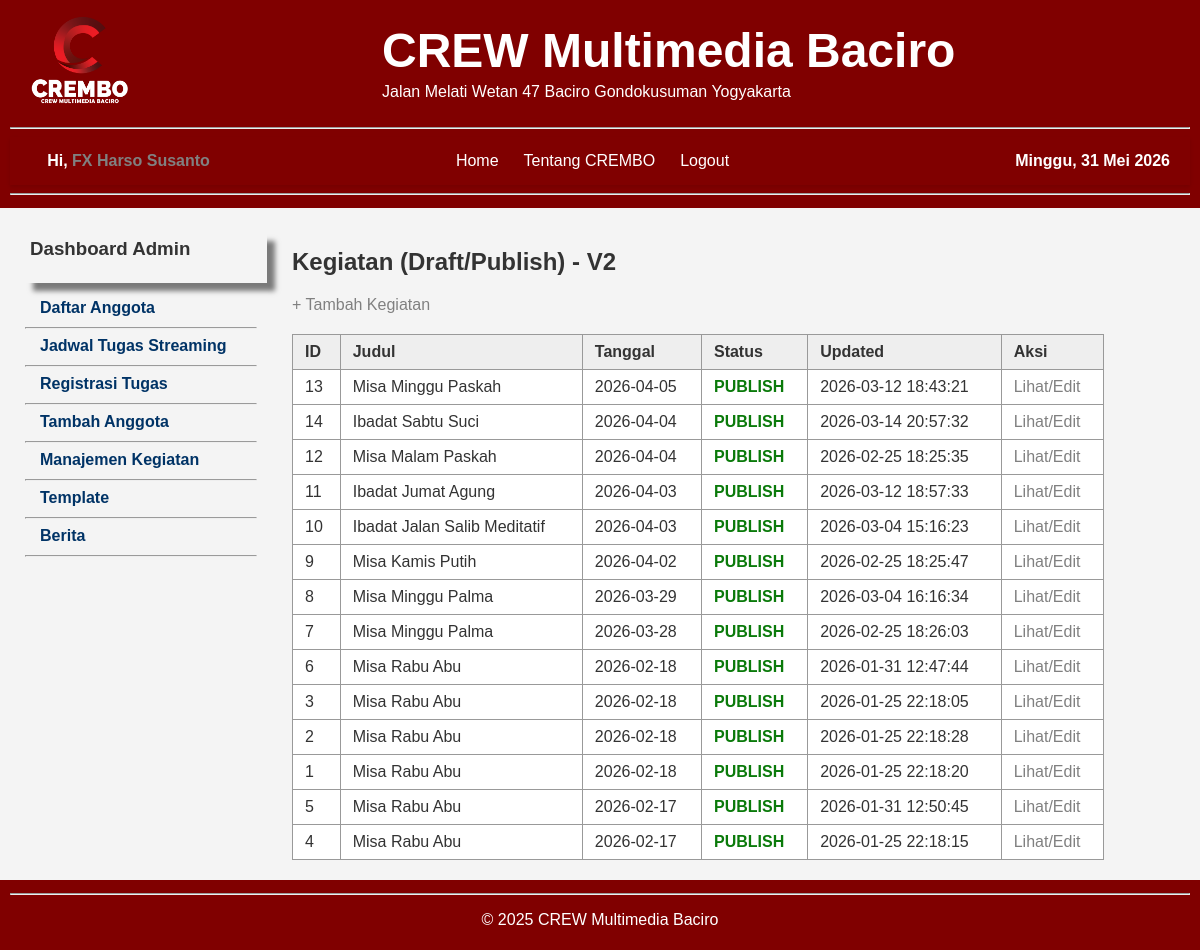
The app's page /admin/kegiatan/v2 (signed in) with its own data.
### tables this page shows
CREATE TABLE anggota (
   id INTEGER PRIMARY KEY AUTOINCREMENT,
   nama TEXT,
   username TEXT,
   telp TEXT,
   password TEXT,
   role TEXT
, tgl_lahir TEXT, email TEXT);

CREATE TABLE kegiatan (
                id INTEGER PRIMARY KEY AUTOINCREMENT,
                judul TEXT NOT NULL,
                tanggal TEXT NOT NULL,
                status TEXT NOT NULL DEFAULT 'draft',
                misa_json TEXT NOT NULL DEFAULT '[]',
                created_at TEXT NOT NULL,
                updated_at TEXT NOT NULL
            , misa_ke INTEGER);

### app.py (the view)
@app.route('/admin/kegiatan/v2')
def admin_kegiatan_v2_list():
    if 'username' not in session or session.get('role') != 'admin':
        return redirect(url_for('login'))
    ensure_table_kegiatan()
    with sqlite3.connect(DB_NAME) as conn:
        conn.row_factory = sqlite3.Row
        c = conn.cursor()
        c.execute("""
            SELECT id, judul, tanggal, status, updated_at
            FROM kegiatan
            ORDER BY tanggal DESC, id DESC
        """)
        rows = c.fetchall()
    return render_template('admin_kegiatan_v2_list.html', rows=rows)

### app.py (called while the page is built)
def ensure_table_kegiatan():
    with sqlite3.connect(DB_NAME) as conn:
        c = conn.cursor()
        c.execute("""
            CREATE TABLE IF NOT EXISTS kegiatan (
                id INTEGER PRIMARY KEY AUTOINCREMENT,
                judul TEXT NOT NULL,
                tanggal TEXT NOT NULL,
                status TEXT NOT NULL DEFAULT 'draft',
                misa_json TEXT NOT NULL DEFAULT '[]',
                created_at TEXT NOT NULL,
                updated_at TEXT NOT NULL
            )
        """)
        conn.commit()

### templates/admin_kegiatan_v2_list.html
{% extends "base.html" %}
{% block content %}
<h2>Kegiatan (Draft/Publish) - V2</h2>
<p>
  <a href="{{ url_for('admin_kegiatan_form') }}">+ Tambah Kegiatan</a>
</p>
<table border="1" cellpadding="8" cellspacing="0" style="width:100%; border-collapse:collapse;">
  <tr>
    <th>ID</th>
    <th>Judul</th>
    <th>Tanggal</th>
    <th>Status</th>
    <th>Updated</th>
    <th>Aksi</th>
  </tr>
  {% for r in rows %}
  <tr>
    <td>{{ r.id }}</td>
    <td>{{ r.judul }}</td>
    <td>{{ r.tanggal }}</td>
    <td>
      {% if r.status == 'draft' %}
        <b style="color:#b36b00;">DRAFT</b>
      {% else %}
        <b style="color:#0a7a0a;">PUBLISH</b>
      {% endif %}
    </td>
    <td>{{ r.updated_at }}</td>
    <td>
      <a href="{{ url_for('admin_kegiatan_v2_edit', kegiatan_id=r.id) }}">Lihat/Edit</a>
    </td>
  </tr>
  {% endfor %}
</table>
{% endblock %}

### templates/base.html (shortened to what this page needs)
<!DOCTYPE html>
<html lang="id">
<head>
    <link rel="stylesheet" href="{{ url_for('static', filename='style.css') }}">
</head>
<body>
<header>
    <div class="header-container">
        <div class="header-left">
            <img src="{{ url_for('static', filename='Logow.png') }}" alt="Logo" class="logo">
        </div>
         <div class="header-right">
            <h1 class="judul-besar">CREW Multimedia Baciro</h1>
            <p class="alamat">Jalan Melati Wetan 47 Baciro Gondokusuman  Yogyakarta</p>
        </div>
    </div>
    <hr>
<nav class="nav-bar">
    <div class="nav-container">
        <div class="nav-left">
            {% if session.get('username') %}
                <div class="user-info">
                    <b> Hi, <a href="{{ url_for('profil') }}">{{ nama }}</a></b>
                </div>
            {% endif %}
        </div>
        <div class="nav-center">
        <ul class="menu">
            {% if session.get('username') %}
                {% if session.get('role') == 'admin' %}
                     <li><a href="{{ url_for('dashboard') }}">Home</a></li>
                     <li><a href="#">Tentang CREMBO</a></li>
                     <li><a href="{{ url_for('logout') }}">Logout</a></li>
                {% else %}
                     <li><a href="{{ url_for('dashboard') }}">Home</a></li>
                     <li><a href="#">Tentang CREMBO</a></li>
                     <li><a href="{{ url_for('logout') }}">Logout</a></li>
                {% endif %}
            {% else %}
                <li><a href="{{ url_for('index') }}">Home</a></li>
                <li><a href="{{ url_for('lihat_tugas') }}">Petugas Streaming</a></li>
                <li><a href="#">Tentang CREMBO</a></li>
                <li><a href="{{ url_for('login') }}">Login</a></li>
            {% endif %}
        </ul>
        </div>
        <div class="nav-right">
            <div class="user-info">{{ hari_ini }}</div>
        </div>
    </div>
</nav>
<hr>
</header>
<main>
    <div class="{% if session.get('username') %}dashboard-container{% else %}non-dashboard{% endif %}">
        {% if session.get('username') %}
        <div class="sidebar">
            <div class="sidedashboard">
                <h3>
                    {% if session['role'] == 'admin' %}
                        Dashboard Admin
                    {% else %}
                        Dashboard User
                    {% endif %}
                </h3>
            </div>
            <ul>
                {% if session['role'] == 'admin' %}
                    <li><a href="{{ url_for('ubah_role') }}">Daftar Anggota</a></li><hr>
                    <li><a href="{{ url_for('lihat_tugas') }}">Jadwal Tugas Streaming</a></li><hr>
                    <li><a href="{{ url_for('register_tugas') }}">Registrasi Tugas</a></li><hr>
                    <li><a href="{{ url_for('tambah_anggota') }}">Tambah Anggota</a></li><hr>
                    <li><a href="{{ url_for('admin_kegiatan_list') }}">Manajemen Kegiatan</a></li><hr>
                    <li><a href="#">Template</a></li><hr>
                    <li><a href="#">Berita</a></li><hr>
                {% else %}
                    <li><a href="{{ url_for('lihat_tugas') }}">Jadwal Tugas Streaming</a></li><hr>
                    <li><a href="{{ url_for('register_tugas') }}">Registrasi Tugas</a></li><hr>
                {% endif %}
            </ul>
        </div>
        {% endif %}
        <div class="dashboard-content">
            {% block content %}{% endblock %}
        </div>
    </div>
</main>
    <footer>
        <hr>
        <p style="text-align: center;">&copy; 2025 CREW Multimedia Baciro</p>
    </footer>
</body>
</html>

### static/style.css (style rules this page uses)
body { font-family: Arial, sans-serif; background-color: #f4f4f4; color: #333; margin: 0; padding: 0; }
main { padding: 20px; }
header, footer { background-color: maroon; color: white; padding: 5px 10px; }
footer { text-align: center; }
.header-container { display: flex; align-items: center; gap: 10px; padding: 10px 20px; }
.header-left { flex: 0 0 30%; }
.logo { max-width: 100px; height: auto; }
.header-right { flex: 1; display: flex; flex-direction: column; justify-content: center; align-items: flex-start; }
.judul-besar { font-size: 48px; margin: 0; font-weight: bold; text-align: left; }
.alamat { font-size: 16px; margin: 5px 0 0 0; text-align: left; }
a { color: grey; text-decoration: none; }
table { border-collapse: collapse; width: 100%; margin-top: 20px; background-color: white; }
table, th, td { border: 1px solid #999; }
th, td { padding: 8px 12px; text-align: left; }
th { background-color: #eee; }
.nav-bar { background-color: maroon; padding: 10px 0; box-shadow: 0 2px 4px rgba(0,0,0,0.1); }
.nav-container { display: flex; width: 100%; max-width: 100%; }
.nav-left, .nav-center, .nav-right { display: flex; align-items: center; justify-content: center; padding: 5px; color: white; }
.nav-left { width: 20%; }
.nav-center { width: 60%; justify-content: center; }
.nav-right { width: 20%; justify-content: flex-end; padding-right: 20px; }
.menu { list-style-type: none; margin: 0; padding: 0; display: flex; gap: 15px; align-items: center; justify-content: center; background-color: maroon; }
.menu li { background: maroon; padding: 0 5px; border-radius: 4px; }
.menu li a { text-decoration: none; color: white; font-weight: normal; padding: 0; margin: 0; }
.user-info { font-weight: bold; color: white; }
.dashboard-container { display: flex; gap: 30px; margin-top: 0px; }
.sidebar { width: 20%; background-color: #f4f4f4; padding: 5px; }
.sidedashboard { width: 100%; box-shadow: 8px 8px 5px rgba(0,0,0,0.5); background-color: #grey; padding: 5px; }
.sidebar h3 { margin-top: 0; }
.sidebar ul { list-style-type: none; padding-left: 0; }
.sidebar ul li { margin-bottom: 10px; margin-left: 15px; pargin-top: 5px; }
.sidebar ul li a { color: #003366; font-weight: bold; }
.dashboard-content { width: 70%; }

### records on screen
anggota: nama "FX Harso Susanto"
kegiatan: id "13", judul "Misa Minggu Paskah", tanggal "2026-04-05", status "PUBLISH", updated_at "2026-03-12 18:43:21"
kegiatan: id "14", judul "Ibadat Sabtu Suci", tanggal "2026-04-04", status "PUBLISH", updated_at "2026-03-14 20:57:32"
kegiatan: id "12", judul "Misa Malam Paskah", tanggal "2026-04-04", status "PUBLISH", updated_at "2026-02-25 18:25:35"
kegiatan: id "11", judul "Ibadat Jumat Agung", tanggal "2026-04-03", status "PUBLISH", updated_at "2026-03-12 18:57:33"
kegiatan: id "10", judul "Ibadat Jalan Salib Meditatif", tanggal "2026-04-03", status "PUBLISH", updated_at "2026-03-04 15:16:23"
kegiatan: id "9", judul "Misa Kamis Putih", tanggal "2026-04-02", status "PUBLISH", updated_at "2026-02-25 18:25:47"
kegiatan: id "8", judul "Misa Minggu Palma", tanggal "2026-03-29", status "PUBLISH", updated_at "2026-03-04 16:16:34"
kegiatan: id "7", judul "Misa Minggu Palma", tanggal "2026-03-28", status "PUBLISH", updated_at "2026-02-25 18:26:03"
kegiatan: id "6", judul "Misa Rabu Abu", tanggal "2026-02-18", status "PUBLISH", updated_at "2026-01-31 12:47:44"
kegiatan: id "3", judul "Misa Rabu Abu", tanggal "2026-02-18", status "PUBLISH", updated_at "2026-01-25 22:18:05"
kegiatan: id "2", judul "Misa Rabu Abu", tanggal "2026-02-18", status "PUBLISH", updated_at "2026-01-25 22:18:28"
kegiatan: id "1", judul "Misa Rabu Abu", tanggal "2026-02-18", status "PUBLISH", updated_at "2026-01-25 22:18:20"
kegiatan: id "5", judul "Misa Rabu Abu", tanggal "2026-02-17", status "PUBLISH", updated_at "2026-01-31 12:50:45"
kegiatan: id "4", judul "Misa Rabu Abu", tanggal "2026-02-17", status "PUBLISH", updated_at "2026-01-25 22:18:15"

### other values on screen
{{ hari_ini }} "Minggu, 31 Mei 2026"
